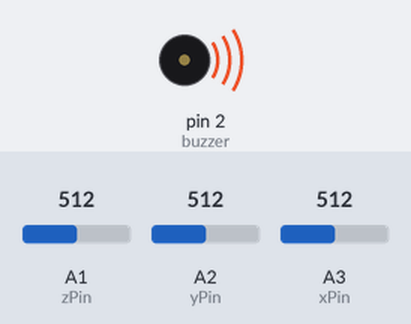
The sketch below on a simulated Arduino Uno, built with avr-gcc and run on an emulated ATmega328P. On the bench: buzzer (waves = sounding). Inputs (shaded band) come from the test bench; at power-on: A1 (zPin) = 512, A2 (yPin) = 512, A3 (xPin) = 512. What the sketch prints to the serial monitor is not drawn.

Above: at 0.5 s.
Timing chart, 0 to 4.6 s (numbered marks = the images above):
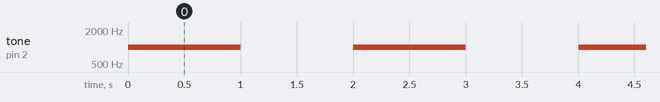

The sketch:

main.ino
```cpp
const int xPin = A3;
const int yPin = A2;
const int zPin = A1;

const int buzzer = 2;
const int interval = 1000;

int x = 0;
int y = 0;
int z = 0;

void setup() {
  // put your setup code here, to run once:
  pinMode(buzzer, OUTPUT);
  Serial.begin(9600);
}

void loop() {
  // put your main code here, to run repeatedly:

  // Read gyro data
  x = analogRead(xPin);
  y = analogRead(yPin);
  z = analogRead(zPin);

  // Output gyro data
  Serial.print("X: ");
  Serial.print(x);
  Serial.print("; Y: ");
  Serial.print(y);
  Serial.print("; Z: ");
  Serial.print(z);
  Serial.println(";");

  // Buzzer Controller
  tone(buzzer, 1000);
  delay(interval);
  noTone(buzzer);
  delay(interval);
}
```

Measured:
- by itself, tone on pin 2 (buzzer): alternates 1000 Hz for 1.0 s and silent for 1.0 s
